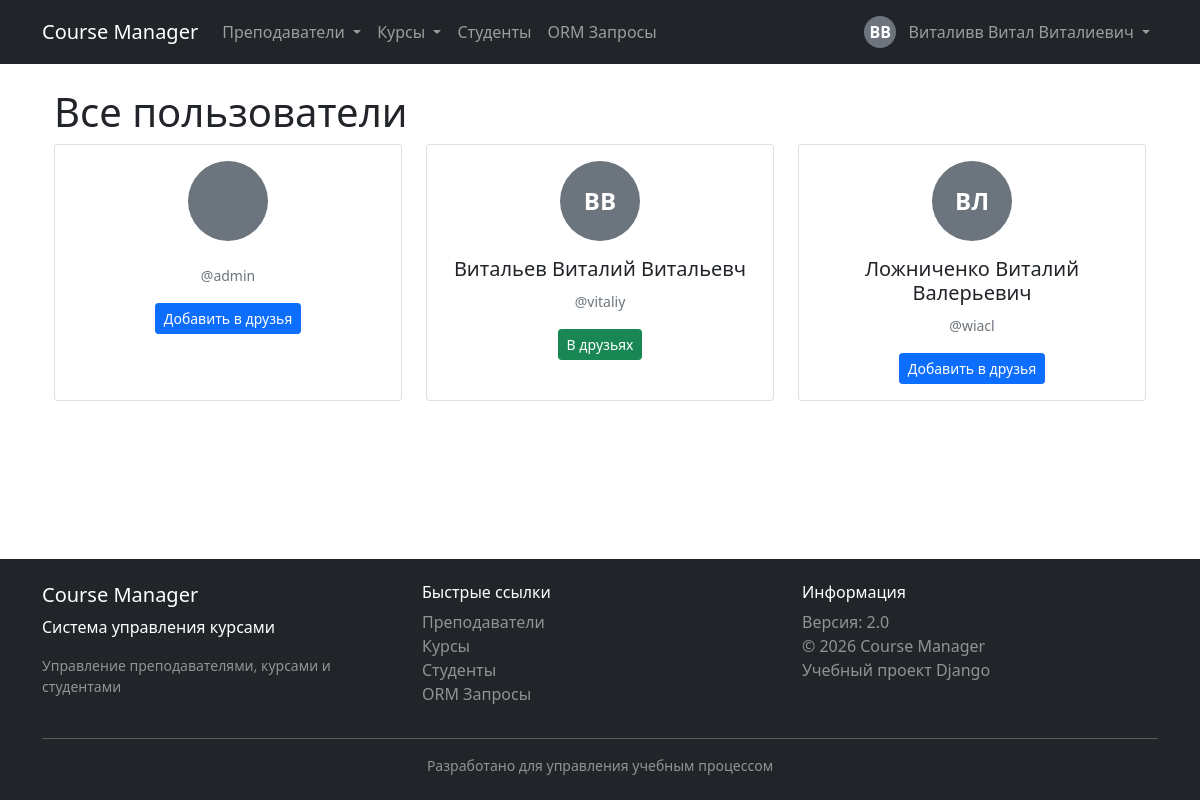
/users/ (signed in), run on an earlier commit of the app's database.
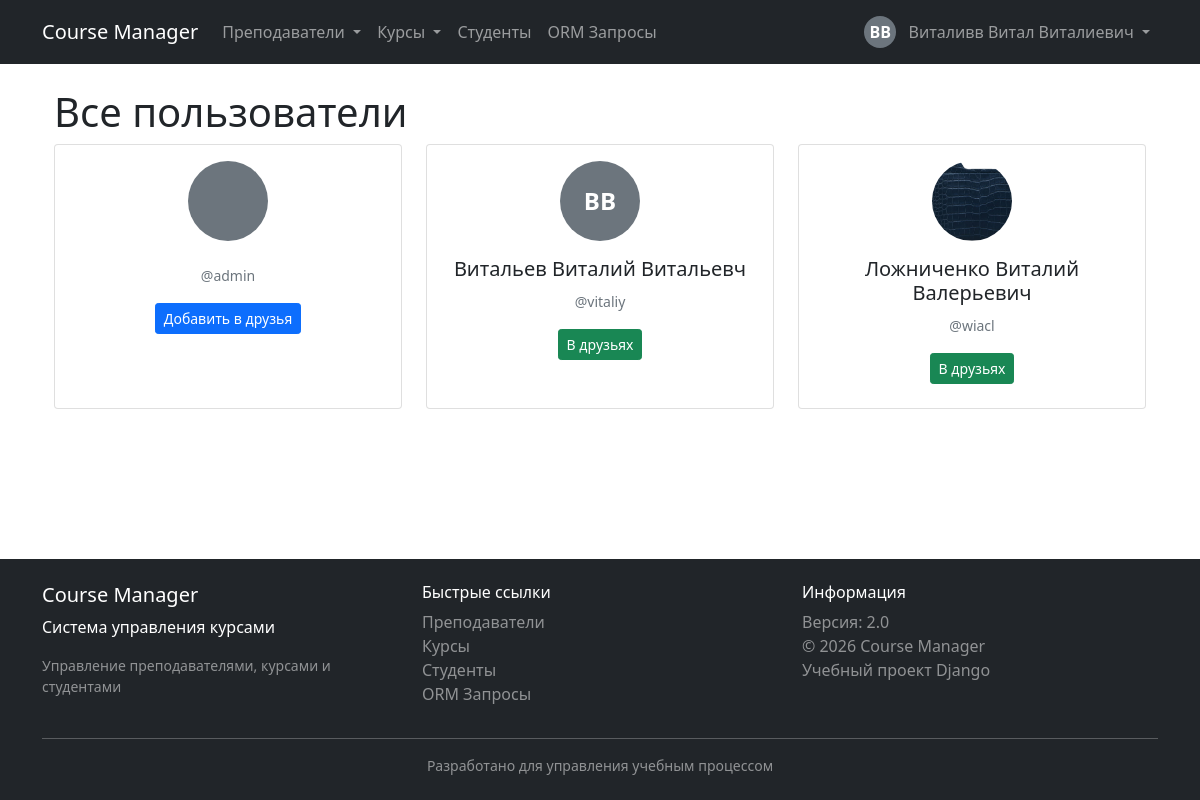
And on a later commit of the database.
### users/models.py (models this page shows, shortened)
class User(AbstractUser):
    middle_name = models.CharField(
        max_length=50,
        blank=True,
        verbose_name='Отчество'
    )
    phone = models.CharField(
        max_length=20,
        blank=True,
        verbose_name='Телефон',
        help_text='В формате: +7 (999) 123-45-67'
    )
    avatar = models.ImageField(
        upload_to='avatars/',
        blank=True,
        null=True,
        verbose_name='Фото профиля'
    )
    bio = models.TextField(
        max_length=500,
        blank=True,
        verbose_name='О себе'
    )
    friends = models.ManyToManyField(
        'self',
        blank=True,
        verbose_name='Друзья'
    )
    class Meta:
        verbose_name = 'Пользователь'
        verbose_name_plural = 'Пользователи'
        ordering = ['last_name', 'first_name']
    def get_full_name(self):
        full_name = f'{self.last_name} {self.first_name}'
        if self.middle_name:
            full_name += f' {self.middle_name}'
        return full_name
    def is_friend(self, user):
        return self.friends.filter(id=user.id).exists()

### users/views.py (the view)
# urls.py: path('users/', views.UsersListView.as_view(), name='users_list'),
class UsersListView(LoginRequiredMixin, ListView):
    model = User
    template_name = 'users/users_list.html'
    context_object_name = 'users'
    paginate_by = 20
    def get_queryset(self):
        return User.objects.exclude(id=self.request.user.id)
    def get_context_data(self, **kwargs):
        context = super().get_context_data(**kwargs)
        friends_dict = {}
        current_user = self.request.user
        for user in context['users']:
            friends_dict[user.id] = current_user.is_friend(user)
        context['friends_dict'] = friends_dict
        return context

### users/templatetags/user_filters.py (called while the page is built)
@register.filter
def get_item(dictionary, key):
    if dictionary is None:
        return False
    return dictionary.get(key, False)

### templates/users/users_list.html (shortened to what this page needs)
{% extends 'schedule/base.html' %}
{% load user_filters %}
{% block content %}
<div class="container mt-4">
    <h1>Все пользователи</h1>
    <div class="row">
        {% for user_item in users %}
            <div class="col-md-4 mb-3">
                <div class="card h-100">
                    <div class="card-body">
                        <div class="text-center mb-3">
                            {% if user_item.avatar %}
                                <img src="{{ user_item.avatar.url }}"
                                    class="rounded-circle"
                                    alt="Аватар"
                                    style="width: 80px; height: 80px; object-fit: cover;">
                            {% else %}
                                <div class="user-avatar mx-auto"
                                    style="width: 80px; height: 80px; font-size: 24px;">
                                    {{ user_item.first_name|first }}{{ user_item.last_name|first }}
                                </div>
                            {% endif %}
                        </div>
                        <h5 class="card-title text-center">
                            {{ user_item.get_full_name }}
                        </h5>
                        <p class="card-text text-center">
                            <small class="text-muted">@{{ user_item.username }}</small>
                        </p>
                        <div class="text-center">
                            {% if friends_dict|get_item:user_item.id %}
                                <a href="{% url 'user_detail' user_item.id %}" class="btn btn-success btn-sm mb-2">
                                    В друзьях
                                </a>
                            {% else %}
                                <form method="post" action="{% url 'add_friend' user_item.id %}" class="d-inline">
                                    <button type="submit" class="btn btn-primary btn-sm">
                                        Добавить в друзья
                                    </button>
                                </form>
                            {% endif %}
                        </div>
                    </div>
                </div>
            </div>
        {% empty %}
            <div class="col-12">
                <div class="alert alert-info">
                    Нет других пользователей
                </div>
            </div>
        {% endfor %}
    </div>
</div>
{% endblock %}

What changed in the data, as far as the page shows it:
changed User "Ложниченко Виталий Валерьевич": avatar: picture added; first_name|first "В" → (not shown); last_name|first "Л" → (not shown); text "Добавить в друзья" → "В друзьях"
